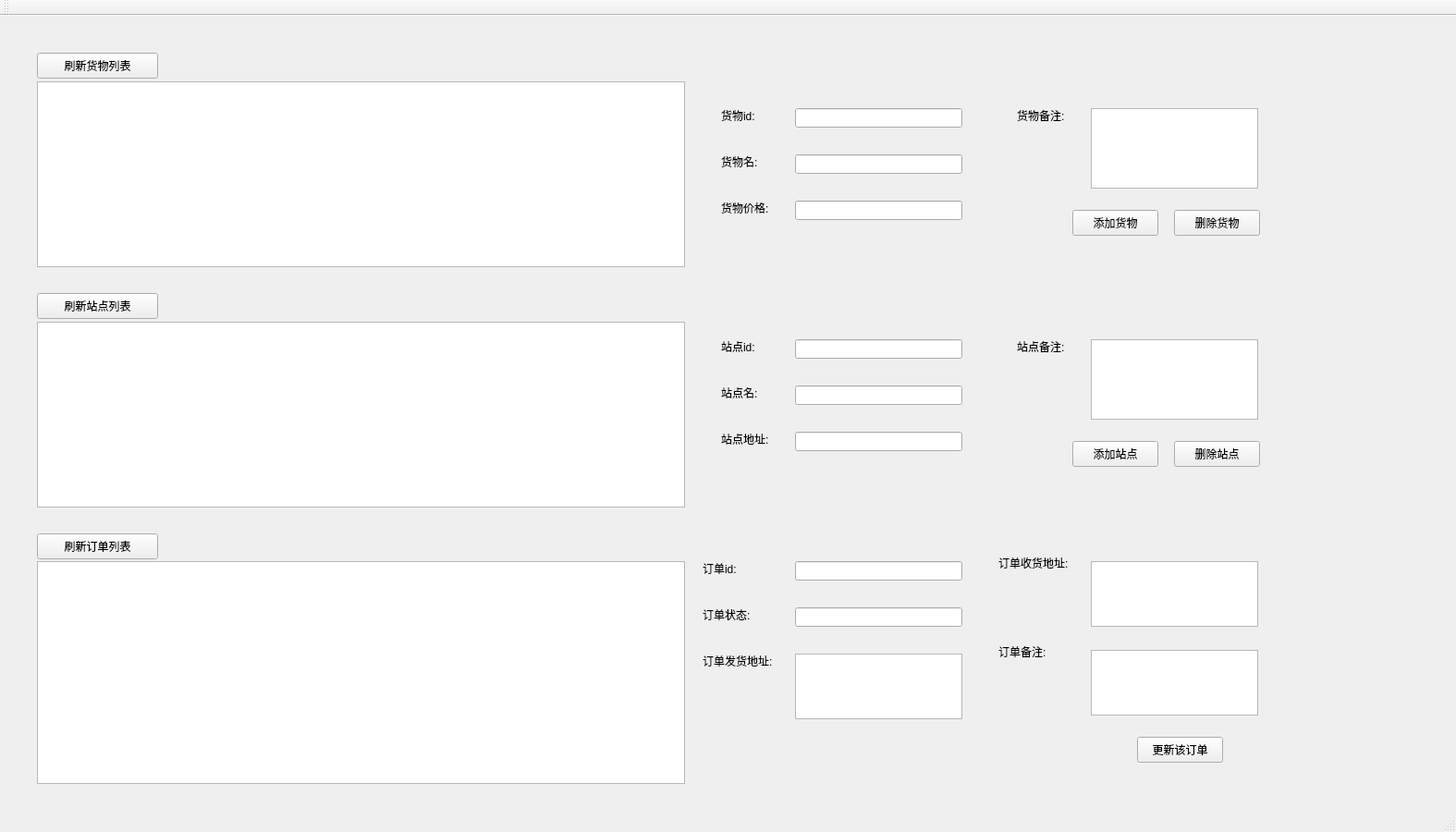
<?xml version="1.0" encoding="UTF-8"?>
<ui version="4.0">
 <class>AdminMainWindow</class>
 <widget class="QMainWindow" name="AdminMainWindow">
  <property name="geometry">
   <rect>
    <x>0</x>
    <y>0</y>
    <width>1575</width>
    <height>900</height>
   </rect>
  </property>
  <property name="windowTitle">
   <string>AdminMainWindow</string>
  </property>
  <widget class="QWidget" name="centralWidget">
   <widget class="QTableView" name="tableView">
    <property name="geometry">
     <rect>
      <x>40</x>
      <y>71</y>
      <width>701</width>
      <height>201</height>
     </rect>
    </property>
   </widget>
   <widget class="QTableView" name="tableView_2">
    <property name="geometry">
     <rect>
      <x>40</x>
      <y>331</y>
      <width>701</width>
      <height>201</height>
     </rect>
    </property>
   </widget>
   <widget class="QTableView" name="tableView_3">
    <property name="geometry">
     <rect>
      <x>40</x>
      <y>590</y>
      <width>701</width>
      <height>241</height>
     </rect>
    </property>
   </widget>
   <widget class="QPushButton" name="pushButton">
    <property name="geometry">
     <rect>
      <x>40</x>
      <y>40</y>
      <width>131</width>
      <height>28</height>
     </rect>
    </property>
    <property name="text">
     <string>刷新货物列表</string>
    </property>
   </widget>
   <widget class="QPushButton" name="pushButton_2">
    <property name="geometry">
     <rect>
      <x>40</x>
      <y>300</y>
      <width>131</width>
      <height>28</height>
     </rect>
    </property>
    <property name="text">
     <string>刷新站点列表</string>
    </property>
   </widget>
   <widget class="QPushButton" name="pushButton_3">
    <property name="geometry">
     <rect>
      <x>40</x>
      <y>560</y>
      <width>131</width>
      <height>28</height>
     </rect>
    </property>
    <property name="text">
     <string>刷新订单列表</string>
    </property>
   </widget>
   <widget class="QPushButton" name="pushButton_4">
    <property name="geometry">
     <rect>
      <x>1160</x>
      <y>210</y>
      <width>93</width>
      <height>28</height>
     </rect>
    </property>
    <property name="text">
     <string>添加货物</string>
    </property>
   </widget>
   <widget class="QPushButton" name="pushButton_5">
    <property name="geometry">
     <rect>
      <x>1270</x>
      <y>210</y>
      <width>93</width>
      <height>28</height>
     </rect>
    </property>
    <property name="text">
     <string>删除货物</string>
    </property>
   </widget>
   <widget class="QPushButton" name="pushButton_6">
    <property name="geometry">
     <rect>
      <x>1160</x>
      <y>460</y>
      <width>93</width>
      <height>28</height>
     </rect>
    </property>
    <property name="text">
     <string>添加站点</string>
    </property>
   </widget>
   <widget class="QPushButton" name="pushButton_7">
    <property name="geometry">
     <rect>
      <x>1270</x>
      <y>460</y>
      <width>93</width>
      <height>28</height>
     </rect>
    </property>
    <property name="text">
     <string>删除站点</string>
    </property>
   </widget>
   <widget class="QPushButton" name="pushButton_8">
    <property name="geometry">
     <rect>
      <x>1230</x>
      <y>780</y>
      <width>93</width>
      <height>28</height>
     </rect>
    </property>
    <property name="text">
     <string>更新该订单</string>
    </property>
   </widget>
   <widget class="QLineEdit" name="lineEdit">
    <property name="geometry">
     <rect>
      <x>860</x>
      <y>100</y>
      <width>181</width>
      <height>21</height>
     </rect>
    </property>
   </widget>
   <widget class="QLineEdit" name="lineEdit_2">
    <property name="geometry">
     <rect>
      <x>860</x>
      <y>150</y>
      <width>181</width>
      <height>21</height>
     </rect>
    </property>
   </widget>
   <widget class="QLineEdit" name="lineEdit_3">
    <property name="geometry">
     <rect>
      <x>860</x>
      <y>200</y>
      <width>181</width>
      <height>21</height>
     </rect>
    </property>
   </widget>
   <widget class="QPlainTextEdit" name="plainTextEdit">
    <property name="geometry">
     <rect>
      <x>1180</x>
      <y>100</y>
      <width>181</width>
      <height>87</height>
     </rect>
    </property>
   </widget>
   <widget class="QLabel" name="label">
    <property name="geometry">
     <rect>
      <x>780</x>
      <y>100</y>
      <width>72</width>
      <height>15</height>
     </rect>
    </property>
    <property name="text">
     <string>货物id:</string>
    </property>
   </widget>
   <widget class="QLabel" name="label_2">
    <property name="geometry">
     <rect>
      <x>780</x>
      <y>150</y>
      <width>72</width>
      <height>15</height>
     </rect>
    </property>
    <property name="text">
     <string>货物名:</string>
    </property>
   </widget>
   <widget class="QLabel" name="label_3">
    <property name="geometry">
     <rect>
      <x>780</x>
      <y>200</y>
      <width>72</width>
      <height>15</height>
     </rect>
    </property>
    <property name="text">
     <string>货物价格:</string>
    </property>
   </widget>
   <widget class="QLabel" name="label_4">
    <property name="geometry">
     <rect>
      <x>1100</x>
      <y>100</y>
      <width>72</width>
      <height>15</height>
     </rect>
    </property>
    <property name="text">
     <string>货物备注:</string>
    </property>
   </widget>
   <widget class="QLabel" name="label_5">
    <property name="geometry">
     <rect>
      <x>780</x>
      <y>350</y>
      <width>72</width>
      <height>15</height>
     </rect>
    </property>
    <property name="text">
     <string>站点id:</string>
    </property>
   </widget>
   <widget class="QLineEdit" name="lineEdit_4">
    <property name="geometry">
     <rect>
      <x>860</x>
      <y>350</y>
      <width>181</width>
      <height>21</height>
     </rect>
    </property>
   </widget>
   <widget class="QLabel" name="label_6">
    <property name="geometry">
     <rect>
      <x>1100</x>
      <y>350</y>
      <width>72</width>
      <height>15</height>
     </rect>
    </property>
    <property name="text">
     <string>站点备注:</string>
    </property>
   </widget>
   <widget class="QLabel" name="label_7">
    <property name="geometry">
     <rect>
      <x>780</x>
      <y>450</y>
      <width>72</width>
      <height>15</height>
     </rect>
    </property>
    <property name="text">
     <string>站点地址:</string>
    </property>
   </widget>
   <widget class="QLineEdit" name="lineEdit_5">
    <property name="geometry">
     <rect>
      <x>860</x>
      <y>400</y>
      <width>181</width>
      <height>21</height>
     </rect>
    </property>
   </widget>
   <widget class="QPlainTextEdit" name="plainTextEdit_2">
    <property name="geometry">
     <rect>
      <x>1180</x>
      <y>350</y>
      <width>181</width>
      <height>87</height>
     </rect>
    </property>
   </widget>
   <widget class="QLabel" name="label_8">
    <property name="geometry">
     <rect>
      <x>780</x>
      <y>400</y>
      <width>72</width>
      <height>15</height>
     </rect>
    </property>
    <property name="text">
     <string>站点名:</string>
    </property>
   </widget>
   <widget class="QLineEdit" name="lineEdit_6">
    <property name="geometry">
     <rect>
      <x>860</x>
      <y>450</y>
      <width>181</width>
      <height>21</height>
     </rect>
    </property>
   </widget>
   <widget class="QLineEdit" name="lineEdit_8">
    <property name="geometry">
     <rect>
      <x>860</x>
      <y>590</y>
      <width>181</width>
      <height>21</height>
     </rect>
    </property>
   </widget>
   <widget class="QPlainTextEdit" name="plainTextEdit_3">
    <property name="geometry">
     <rect>
      <x>860</x>
      <y>690</y>
      <width>181</width>
      <height>71</height>
     </rect>
    </property>
   </widget>
   <widget class="QLabel" name="label_10">
    <property name="geometry">
     <rect>
      <x>760</x>
      <y>590</y>
      <width>72</width>
      <height>15</height>
     </rect>
    </property>
    <property name="text">
     <string>订单id:</string>
    </property>
   </widget>
   <widget class="QLabel" name="label_11">
    <property name="geometry">
     <rect>
      <x>760</x>
      <y>640</y>
      <width>72</width>
      <height>15</height>
     </rect>
    </property>
    <property name="text">
     <string>订单状态:</string>
    </property>
   </widget>
   <widget class="QLineEdit" name="lineEdit_9">
    <property name="geometry">
     <rect>
      <x>860</x>
      <y>640</y>
      <width>181</width>
      <height>21</height>
     </rect>
    </property>
   </widget>
   <widget class="QLabel" name="label_12">
    <property name="geometry">
     <rect>
      <x>760</x>
      <y>690</y>
      <width>111</width>
      <height>16</height>
     </rect>
    </property>
    <property name="text">
     <string>订单发货地址:</string>
    </property>
   </widget>
   <widget class="QLabel" name="label_13">
    <property name="geometry">
     <rect>
      <x>1080</x>
      <y>584</y>
      <width>101</width>
      <height>16</height>
     </rect>
    </property>
    <property name="text">
     <string>订单收货地址:</string>
    </property>
   </widget>
   <widget class="QPlainTextEdit" name="plainTextEdit_4">
    <property name="geometry">
     <rect>
      <x>1180</x>
      <y>590</y>
      <width>181</width>
      <height>71</height>
     </rect>
    </property>
   </widget>
   <widget class="QPlainTextEdit" name="plainTextEdit_5">
    <property name="geometry">
     <rect>
      <x>1180</x>
      <y>686</y>
      <width>181</width>
      <height>71</height>
     </rect>
    </property>
   </widget>
   <widget class="QLabel" name="label_14">
    <property name="geometry">
     <rect>
      <x>1080</x>
      <y>680</y>
      <width>72</width>
      <height>15</height>
     </rect>
    </property>
    <property name="text">
     <string>订单备注:</string>
    </property>
   </widget>
  </widget>
  <widget class="QMenuBar" name="menuBar">
   <property name="geometry">
    <rect>
     <x>0</x>
     <y>0</y>
     <width>1575</width>
     <height>26</height>
    </rect>
   </property>
  </widget>
  <widget class="QToolBar" name="mainToolBar">
   <attribute name="toolBarArea">
    <enum>TopToolBarArea</enum>
   </attribute>
   <attribute name="toolBarBreak">
    <bool>false</bool>
   </attribute>
  </widget>
  <widget class="QStatusBar" name="statusBar"/>
 </widget>
 <layoutdefault spacing="6" margin="11"/>
 <resources/>
 <connections/>
</ui>
